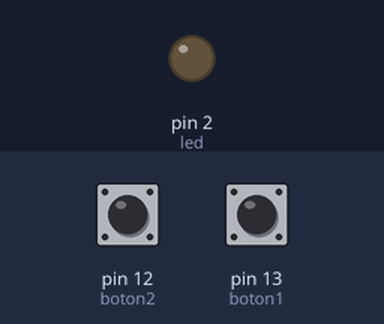
This sketch was run on a simulated Arduino Uno, built with avr-gcc and run on an emulated ATmega328P. Shown: output pins drawn as LEDs (lit = HIGH). The inputs (shaded band) are chosen by the test bench; at power-on: pin 13 (boton1) HIGH, pin 12 (boton2) HIGH.

Above: at 1.2 s.
1.3 s: pin 13 (boton1) pulled LOW for 0.15 s
At 2.5 s:
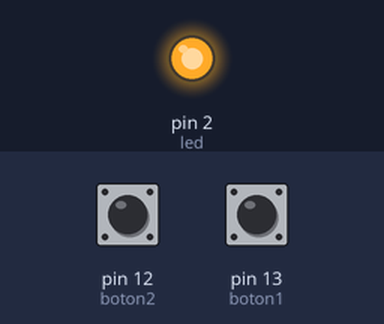
2.9 s: pin 12 (boton2) pulled LOW for 0.15 s
At 3.9 s:
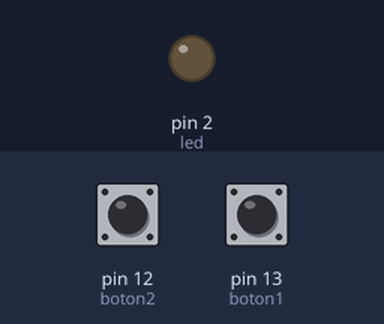
4.5 s: pin 13 (boton1) pulled LOW for 1 s
At 5.1 s:
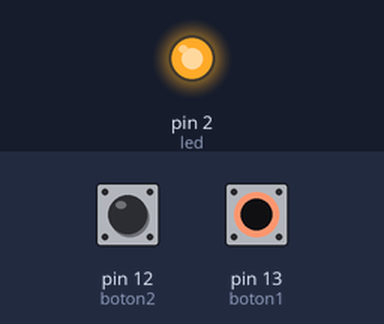
Timing chart, 0 to 7.5 s (numbered marks = the images above; inputs shaded):
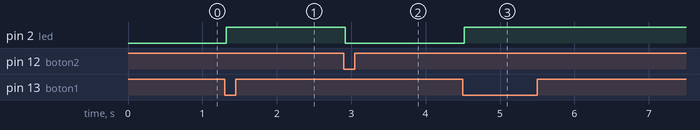

Measured:
- after the input at 1.3 s, pin 2 (led): LOW → HIGH at once
- after the input at 2.9 s, pin 2 (led): HIGH → LOW at once
- after the input at 4.5 s, pin 2 (led): LOW → HIGH at once

The sketch:

boton-onoff.ino
```cpp
//
int led = 2;// Pin digital para el LED
int boton1 = 13;// Pin digital para el boton 1
int boton2 = 12;// Pin digital para el boton 2
void setup()
{
  pinMode(led, OUTPUT);// Configura el pin como salida
  pinMode(boton1, INPUT_PULLUP);// Configura el pin como entrada Pullup
  pinMode(boton2, INPUT_PULLUP);// Configura el pin como entrada Pullup
  digitalWrite(led,LOW);// Inicialmente apagado
}

void loop()
{
  int dato1 = digitalRead(boton1);// Verifica si el botón 1 ha cambiado de estado
  int dato2 = digitalRead(boton2);// Verifica si el botón 2 ha cambiado de estado
  if (dato1 == LOW){// verifica que el boton 1 este presionado
    delay(20);
    digitalWrite(led,HIGH);// enciende el LED
  }
  if (dato2 == LOW){// verifica que el boton 2 este presionado
    delay(20);
    digitalWrite(led,LOW);// apaga el LED
  }
}
```
